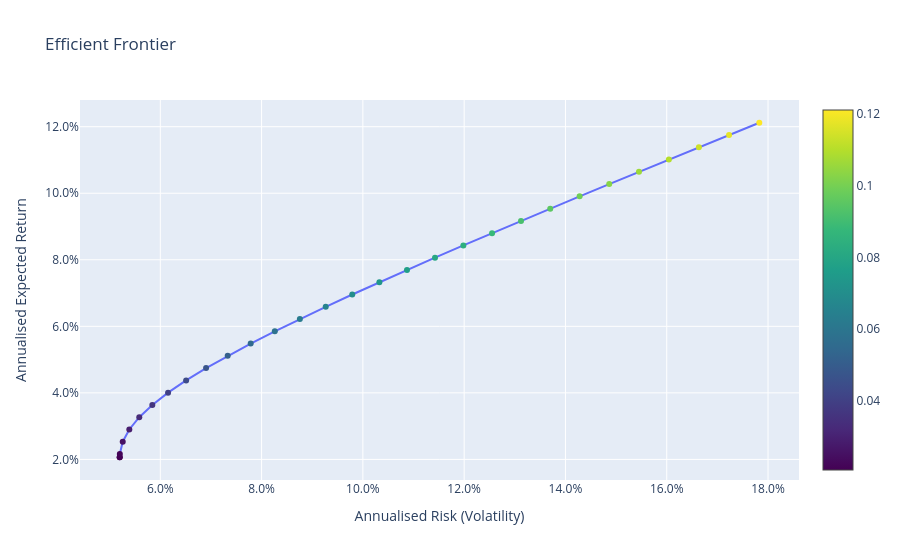

The cell this chart's notebook holds for it:
### Code cell
# Plot the efficient frontier
fig = frontier.plot()
fig.show()

### Figure 1 — Plotly figure (JSON) as saved in the notebook; plotly's stock layout.template omitted (floating-point values rounded to 4 significant figures)
{"data": [{"hovertemplate": "Risk: %{x:.2%}<br>Return: %{y:.2%}<br>%{text}<extra></extra>", "marker": {"color": [0.02065, 0.02065, 0.02162, 0.02531, 0.029, 0.03269, 0.03637, 0.04006, 0.04375, 0.04744, 0.05113, 0.05481, 0.0585, 0.06219, 0.06588, 0.06956, 0.07325, 0.07694, 0.08063, 0.08431, 0.088, 0.09169, 0.09538, 0.09906, 0.1028, 0.1064, 0.1101, 0.1138, 0.1175, 0.1212], "colorscale": [[0, "#440154"], [0.1111, "#482878"], [0.2222, "#3e4989"], [0.3333, "#31688e"], [0.4444, "#26828e"], [0.5556, "#1f9e89"], [0.6667, "#35b779"], [0.7778, "#6ece58"], [0.8889, "#b5de2b"], [1, "#fde725"]], "showscale": true, "size": 6}, "mode": "lines+markers", "text": ["US Equities: 6.0%<br>Intl Equities: 0.0%<br>US Bonds: 94.0%", "US Equities: 6.0%<br>Intl Equities: 0.0%<br>US Bonds: 94.0%", "US Equities: 6.9%<br>Intl Equities: 0.0%<br>US Bonds: 93.1%", "US Equities: 10.3%<br>Intl Equities: 0.0%<br>US Bonds: 89.7%", "US Equities: 13.8%<br>Intl Equities: 0.0%<br>US Bonds: 86.2%", "US Equities: 17.2%<br>Intl Equities: 0.0%<br>US Bonds: 82.8%", "US Equities: 20.7%<br>Intl Equities: 0.0%<br>US Bonds: 79.3%", "US Equities: 24.1%<br>Intl Equities: 0.0%<br>US Bonds: 75.9%", "US Equities: 27.6%<br>Intl Equities: 0.0%<br>US Bonds: 72.4%", "US Equities: 31.0%<br>Intl Equities: 0.0%<br>US Bonds: 69.0%", "US Equities: 34.5%<br>Intl Equities: 0.0%<br>US Bonds: 65.5%", "US Equities: 37.9%<br>Intl Equities: 0.0%<br>US Bonds: 62.1%", "US Equities: 41.4%<br>Intl Equities: 0.0%<br>US Bonds: 58.6%", "US Equities: 44.8%<br>Intl Equities: 0.0%<br>US Bonds: 55.2%", "US Equities: 48.3%<br>Intl Equities: 0.0%<br>US Bonds: 51.7%", "US Equities: 51.7%<br>Intl Equities: 0.0%<br>US Bonds: 48.3%", "US Equities: 55.2%<br>Intl Equities: 0.0%<br>US Bonds: 44.8%", "US Equities: 58.6%<br>Intl Equities: 0.0%<br>US Bonds: 41.4%", "US Equities: 62.1%<br>Intl Equities: 0.0%<br>US Bonds: 37.9%", "US Equities: 65.5%<br>Intl Equities: 0.0%<br>US Bonds: 34.5%", "US Equities: 69.0%<br>Intl Equities: 0.0%<br>US Bonds: 31.0%", "US Equities: 72.4%<br>Intl Equities: 0.0%<br>US Bonds: 27.6%", "US Equities: 75.9%<br>Intl Equities: 0.0%<br>US Bonds: 24.1%", "US Equities: 79.3%<br>Intl Equities: 0.0%<br>US Bonds: 20.7%", "US Equities: 82.8%<br>Intl Equities: 0.0%<br>US Bonds: 17.2%", "US Equities: 86.2%<br>Intl Equities: 0.0%<br>US Bonds: 13.8%", "US Equities: 89.7%<br>Intl Equities: 0.0%<br>US Bonds: 10.3%", "US Equities: 93.1%<br>Intl Equities: 0.0%<br>US Bonds: 6.9%", "US Equities: 96.6%<br>Intl Equities: 0.0%<br>US Bonds: 3.4%", "US Equities: 100.0%<br>Intl Equities: 0.0%<br>US Bonds: -0.0%"], "type": "scatter", "x": [0.05198, 0.05198, 0.05201, 0.05258, 0.05388, 0.05585, 0.05843, 0.06154, 0.0651, 0.06904, 0.07331, 0.07785, 0.08261, 0.08756, 0.09267, 0.09791, 0.1033, 0.1087, 0.1142, 0.1198, 0.1255, 0.1312, 0.137, 0.1428, 0.1486, 0.1545, 0.1604, 0.1664, 0.1723, 0.1783], "y": [0.02065, 0.02065, 0.02162, 0.02531, 0.029, 0.03269, 0.03637, 0.04006, 0.04375, 0.04744, 0.05113, 0.05481, 0.0585, 0.06219, 0.06588, 0.06956, 0.07325, 0.07694, 0.08063, 0.08431, 0.088, 0.09169, 0.09538, 0.09906, 0.1028, 0.1064, 0.1101, 0.1138, 0.1175, 0.1212]}], "layout": {"title": {"text": "Efficient Frontier"}, "xaxis": {"tickformat": ".1%", "title": {"text": "Annualised Risk (Volatility)"}}, "yaxis": {"tickformat": ".1%", "title": {"text": "Annualised Expected Return"}}}}
